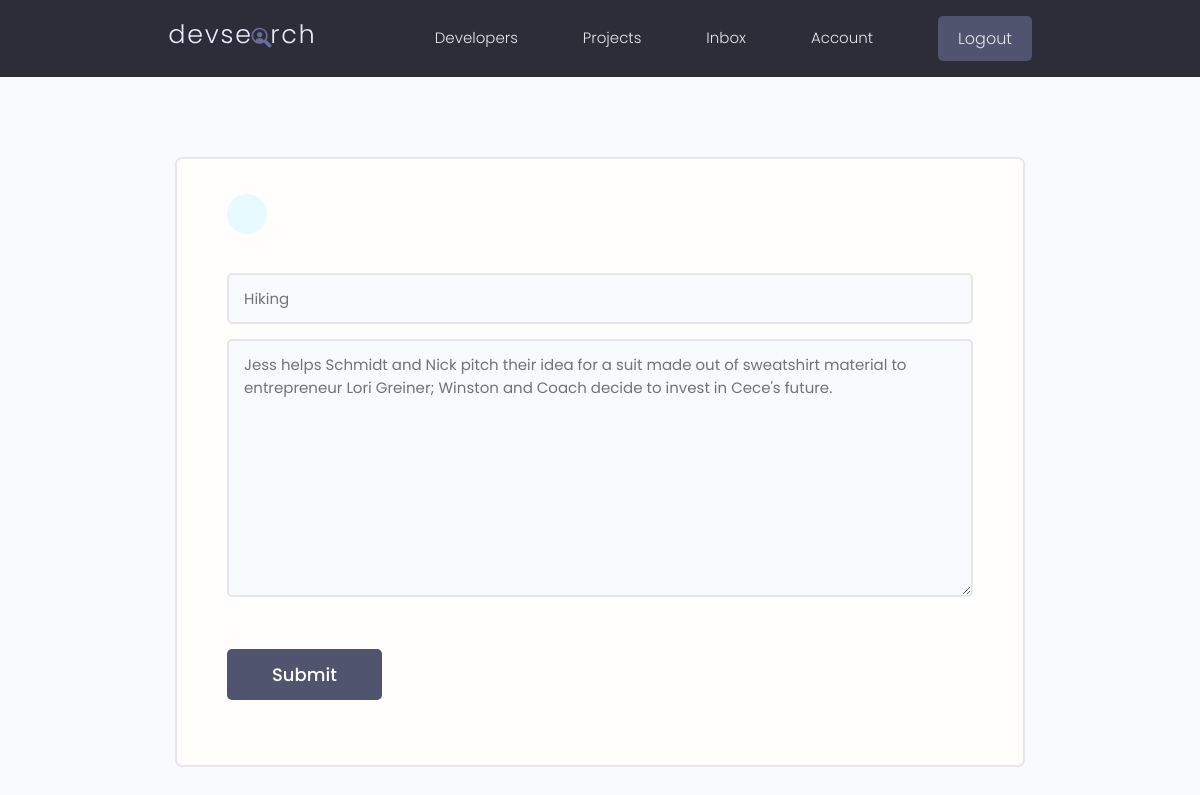
The app's page /update-skill/82879a68-2d93-4962-bedf-524af1124162 (signed in) with its own data.
### Users/models.py (models this page shows, shortened)
class Skill(Model):
    owner = ForeignKey(Profile, on_delete=CASCADE, blank=True, null=True)
    name = CharField(max_length=200, blank=True, null=True)
    description = TextField(null=True, blank=True)
    created = DateTimeField(auto_now_add=True)
    id = UUIDField(default=uuid.uuid4, unique=True, primary_key=True, editable=False)

### Users/views.py (the view)
# urls.py: path('update-skill/<str:pk>', updateSkill, name="update-skill"),
@login_required(login_url="login")
def updateSkill(request, pk):
    profile = request.user.profile
    skill = profile.skill_set.get(id=pk)
    form = SkillForm(instance=skill)
    if request.method == "POST":
        form = SkillForm(request.POST, instance=skill)
        if form.is_valid():
            form.save()
            messages.success(request, "Skill was updated successfully")
            return redirect('account')
    return render(request, 'Users/skill_form.html', {
        'form': form,
    })

### Users/forms.py
class SkillForm(ModelForm):
    class Meta:
        model = Skill
        fields = '__all__'
        exclude = ['owner']
    def __init__(self,*args,**kwargs):
        super(SkillForm, self).__init__(*args, **kwargs)
        for name, field in self.fields.items():
            field.widget.attrs.update({'class':'input'})

### Users/templates/Users/skill_form.html (shortened to what this page needs)
{% extends 'main.html' %}
{% block content %}
<main class="formPage my-xl">
    <div class="content-box">
        <div class="formWrapper">
            <a class="backButton" href="{% url 'account' %}"></a>
            <br>
            <form class="form" method="POST" action="">
                {% for field in form %}
                <div class="form__field">
                {{field}}
               </div>
               {% endfor %}
               <input class="btn btn--sub btn--lg  my-md" type="submit" value="Submit" />
            </form>
        </div>
    </div>
</main>
{% endblock content %}

### static/css/app.css (style rules this page uses)
:root { --color-sub: #2d2d39; }
.btn--sub { background-color: var(--color-sub-light); }
.content-box { width: 95%; max-width: 85rem; margin: 0 auto; }
.backButton { background: var(--color-main-light); color: var(--color-main); width: 4rem; height: 4rem; display: flex; align-items: center; justify-content: center; border-radius: 50%; }
.formPage .formWrapper { list-style: none; background: var(--color-white); padding: 3.5rem 5rem; border: 2px solid var(--color-light); border-radius: 0.7rem; }

### static/uikit/styles/modules/_variables.css (style rules this page uses)
:root { --color-main: #5aa5b9; --color-main-light: #e6faff; --color-sub: #3f4156; --color-sub-light: #51546e; --color-sub-lighter: #ededfd; --color-text: #737373; --color-gray: #8b8b8b; --color-light: #e5e7eb; --color-light-gray: #767676; --color-bg: #f8fafd; --color-white: #fffefd; --color-white-light: #f3f3f3; --color-success: #359e64; --color-success-bg: #def8e8; --color-error: #fc4b0b; --color-error-bg: #fff2ee; --font-base: 'Poppins', arial, helvetica, 'Segoe UI', roboto, ubuntu, sans-serif; --font-monospace: 'Fira Code', 'Courier New', courier, monospace; --font-regular: 300; --font-medium: 500; --font-bold: 700; --generic-shadow: 1px 1px 5px #00000010; --generic-transition: all 0.3s ease-in-out; }

### static/uikit/styles/modules/_base.css (style rules this page uses)
* { margin: 0; padding: 0; box-sizing: border-box; text-rendering: optimizeLegibility; color: inherit; font-size: inherit; }
html { font-size: 50%; }
@media only screen and (min-width: 480px) { html { font-size: 56.25%; } }
@media only screen and (min-width: 1200px) { html { font-size: 62.5%; } }
body { line-height: 1.6; font-weight: 400; font-size: 1.5rem; color: var(--color-text); background-color: var(--color-bg); min-height: 100vh; }

### static/uikit/styles/modules/_typography.css (style rules this page uses)
* { font-family: var(--font-base); }
a { padding-bottom: 2px; text-decoration: none; display: inline-block; color: var(--color-main); font-weight: var(--font-medium); }

### static/uikit/styles/modules/_utilities.css (style rules this page uses)
.my-md { margin: 3rem auto; }
.my-xl { margin: 8rem auto; }

### static/uikit/styles/modules/_button.css (style rules this page uses)
.btn { display: inline-block; position: relative; cursor: pointer; background-color: var(--color-light); font-weight: var(--font-medium); color: var(--color-sub); text-decoration: none; padding: 1rem 2rem; border-radius: 0.5rem; border: none; width: -webkit-fit-content; width: -moz-fit-content; width: fit-content; height: -webkit-fit-content; height: -moz-fit-content; height: fit-content; font-size: 1.6rem; outline-width: 0; outline-color: transparent; -webkit-backface-visibility: hidden; backface-visibility: hidden; transition: all 0.3s ease-in-out; }
.btn--sub { background-color: var(--color-sub); color: var(--color-white); }
.btn--lg { font-size: 1.8rem; padding: 1.2rem 4.5rem; }

### static/uikit/styles/modules/_form.css (style rules this page uses)
.form { display: block; }
.form__field { margin-top: 1.5rem; margin-bottom: 1.5rem; }
input.input[type='text'], input.input[type='email'], input.input[type='password'], input.input[type='number'], textarea.input { min-width: 24rem; width: 100%; padding: 1.2rem 1.5rem; border-radius: 0.5rem; border: 2px solid var(--color-light); transition: all 0.3s ease-in-out; background-color: var(--color-bg); }

### records on screen
Skill: form "Hiking" "Jess helps Schmidt and Nick pitch their idea for a suit made out of sweatshirt material to entrepreneur Lori Greiner; Winston and Coach decide to invest in Cece's future."
